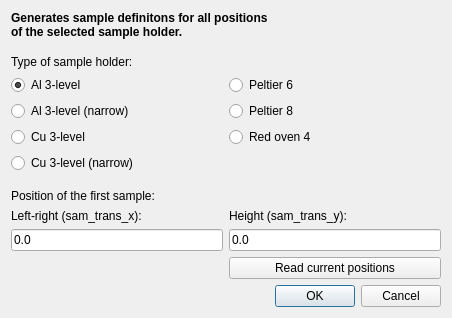
<?xml version="1.0" encoding="UTF-8"?>
<ui version="4.0">
 <class>Dialog</class>
 <widget class="QDialog" name="Dialog">
  <property name="geometry">
   <rect>
    <x>0</x>
    <y>0</y>
    <width>452</width>
    <height>312</height>
   </rect>
  </property>
  <property name="windowTitle">
   <string>Generate sample configuration</string>
  </property>
  <layout class="QVBoxLayout" name="verticalLayout">
   <item>
    <widget class="QLabel" name="label">
     <property name="sizePolicy">
      <sizepolicy hsizetype="Preferred" vsizetype="Fixed">
       <horstretch>0</horstretch>
       <verstretch>0</verstretch>
      </sizepolicy>
     </property>
     <property name="font">
      <font>
       <weight>75</weight>
       <bold>true</bold>
      </font>
     </property>
     <property name="text">
      <string>Generates sample definitons for all positions
of the selected sample holder.</string>
     </property>
    </widget>
   </item>
   <item>
    <spacer name="verticalSpacer_3">
     <property name="orientation">
      <enum>Qt::Vertical</enum>
     </property>
     <property name="sizeType">
      <enum>QSizePolicy::Fixed</enum>
     </property>
     <property name="sizeHint" stdset="0">
      <size>
       <width>20</width>
       <height>10</height>
      </size>
     </property>
    </spacer>
   </item>
   <item>
    <widget class="QLabel" name="label_5">
     <property name="text">
      <string>Type of sample holder:</string>
     </property>
    </widget>
   </item>
   <item>
    <widget class="QFrame" name="frame">
     <property name="frameShape">
      <enum>QFrame::NoFrame</enum>
     </property>
     <property name="frameShadow">
      <enum>QFrame::Raised</enum>
     </property>
     <layout class="QGridLayout" name="gridLayout">
      <property name="margin">
       <number>0</number>
      </property>
      <item row="15" column="0">
       <spacer name="verticalSpacer">
        <property name="orientation">
         <enum>Qt::Vertical</enum>
        </property>
        <property name="sizeHint" stdset="0">
         <size>
          <width>20</width>
          <height>0</height>
         </size>
        </property>
       </spacer>
      </item>
      <item row="6" column="0">
       <widget class="QRadioButton" name="al3Btn">
        <property name="text">
         <string>Al 3-level</string>
        </property>
        <property name="checked">
         <bool>true</bool>
        </property>
       </widget>
      </item>
      <item row="8" column="1">
       <widget class="QRadioButton" name="oven4Btn">
        <property name="text">
         <string>Red oven 4</string>
        </property>
       </widget>
      </item>
      <item row="6" column="1">
       <widget class="QRadioButton" name="peltier6Btn">
        <property name="text">
         <string>Peltier 6</string>
        </property>
       </widget>
      </item>
      <item row="7" column="0">
       <widget class="QRadioButton" name="al3nBtn">
        <property name="text">
         <string>Al 3-level (narrow)</string>
        </property>
       </widget>
      </item>
      <item row="7" column="1">
       <widget class="QRadioButton" name="peltier8Btn">
        <property name="text">
         <string>Peltier 8</string>
        </property>
       </widget>
      </item>
      <item row="8" column="0">
       <widget class="QRadioButton" name="cu3Btn">
        <property name="text">
         <string>Cu 3-level</string>
        </property>
       </widget>
      </item>
      <item row="9" column="0">
       <widget class="QRadioButton" name="cu3nBtn">
        <property name="text">
         <string>Cu 3-level (narrow)</string>
        </property>
       </widget>
      </item>
      <item row="12" column="0">
       <widget class="QLabel" name="label_2">
        <property name="text">
         <string>Left-right (sam_trans_x):</string>
        </property>
       </widget>
      </item>
      <item row="12" column="1">
       <widget class="QLabel" name="label_3">
        <property name="text">
         <string>Height (sam_trans_y):</string>
        </property>
       </widget>
      </item>
      <item row="13" column="1">
       <widget class="QLineEdit" name="heightBox">
        <property name="text">
         <string>0.0</string>
        </property>
       </widget>
      </item>
      <item row="13" column="0">
       <widget class="QLineEdit" name="transBox">
        <property name="text">
         <string>0.0</string>
        </property>
       </widget>
      </item>
      <item row="11" column="0">
       <widget class="QLabel" name="label_4">
        <property name="text">
         <string>Position of the first sample:</string>
        </property>
       </widget>
      </item>
      <item row="14" column="1">
       <widget class="QPushButton" name="readBtn">
        <property name="text">
         <string>Read current positions</string>
        </property>
       </widget>
      </item>
      <item row="10" column="0" colspan="2">
       <spacer name="verticalSpacer_2">
        <property name="orientation">
         <enum>Qt::Vertical</enum>
        </property>
        <property name="sizeType">
         <enum>QSizePolicy::Fixed</enum>
        </property>
        <property name="sizeHint" stdset="0">
         <size>
          <width>20</width>
          <height>10</height>
         </size>
        </property>
       </spacer>
      </item>
     </layout>
    </widget>
   </item>
   <item>
    <widget class="QDialogButtonBox" name="buttonBox">
     <property name="orientation">
      <enum>Qt::Horizontal</enum>
     </property>
     <property name="standardButtons">
      <set>QDialogButtonBox::Cancel|QDialogButtonBox::Ok</set>
     </property>
    </widget>
   </item>
  </layout>
 </widget>
 <resources/>
 <connections>
  <connection>
   <sender>buttonBox</sender>
   <signal>accepted()</signal>
   <receiver>Dialog</receiver>
   <slot>accept()</slot>
   <hints>
    <hint type="sourcelabel">
     <x>248</x>
     <y>254</y>
    </hint>
    <hint type="destinationlabel">
     <x>157</x>
     <y>274</y>
    </hint>
   </hints>
  </connection>
  <connection>
   <sender>buttonBox</sender>
   <signal>rejected()</signal>
   <receiver>Dialog</receiver>
   <slot>reject()</slot>
   <hints>
    <hint type="sourcelabel">
     <x>316</x>
     <y>260</y>
    </hint>
    <hint type="destinationlabel">
     <x>286</x>
     <y>274</y>
    </hint>
   </hints>
  </connection>
 </connections>
</ui>
